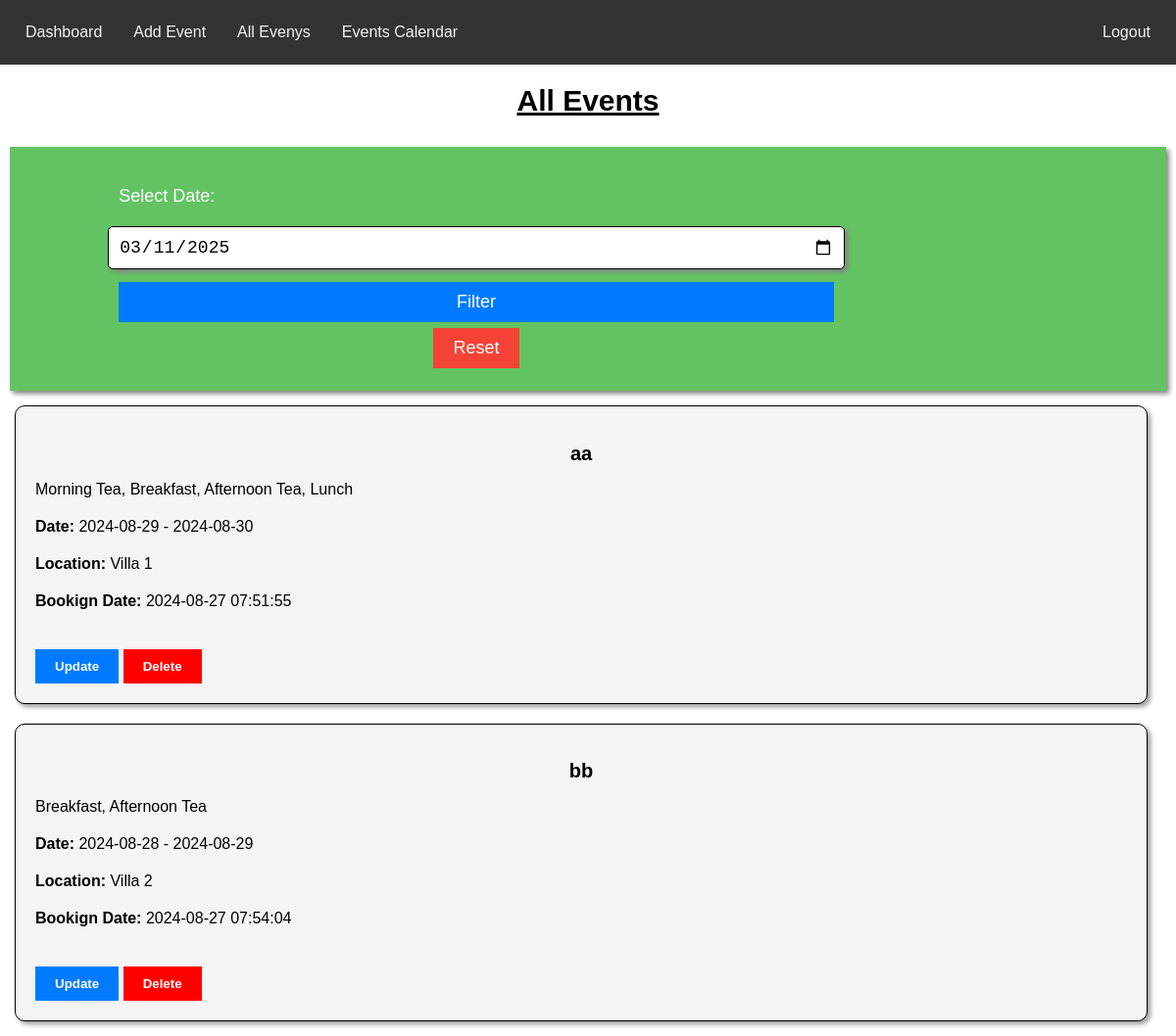
/AllEvent.php, run on the app's committed database.
### tables this page shows
CREATE TABLE `events` (
  `id` int(11) NOT NULL,
  `title` varchar(255) NOT NULL,
  `description` text DEFAULT NULL,
  `event_date` date NOT NULL,
  `end_date` date NOT NULL,
  `location` varchar(255) DEFAULT NULL,
  `created_at` timestamp NOT NULL DEFAULT current_timestamp()
);

### AllEvent.php (the view, shortened to what this page needs)
<?php
include 'header.php';
include 'topbutton.php';
?>
<!DOCTYPE html>
<html lang="en">
<head>
    <link rel="stylesheet" href="css/AllEvent.css">
</head>
<body>
    <h1>All Events</h1>
    <div class="selectdate">
        <form action="" method="post">
            <label for="selectDate">Select Date:</label>
            <input type="date" id="selectDate" name="selectDate" value="<?php echo date('Y-m-d'); ?>">
            <input type="submit" name="submit" value="Filter">
            <a href="AllEvent.php"><button>Reset</button></a>
        </form>
    </div>
    <div class="container">
        <?php
            if(isset($_REQUEST['submit'])){
                $selecttDate = $_REQUEST['selectDate'];
                $sql = "SELECT * FROM events where event_date = '$selecttDate' or end_date = '$selecttDate' ";
                $result = mysqli_query($conn, $sql);
                while ($row = mysqli_fetch_assoc($result)) {
                    echo "<div class='allEvent'>";
                    echo "<h2>" . htmlspecialchars($row['title']) . "</h2>";
                    echo "<p>" . htmlspecialchars($row['description']) . "</p>";
                    echo "<p><b>Date:</b> " . htmlspecialchars($row['event_date']) . " - " . htmlspecialchars($row['end_date']) . "</p>";
                    echo "<p><b>Location:</b> " . htmlspecialchars($row['location']) . "</p>";
                    echo "<p><b>Bookign Date:</b> " . htmlspecialchars($row['created_at']) . "</p>";
                    echo "<td><button class='ButnUp'><a href='AddEvent.php?uid=" . urlencode($row['id']) . "'>Update</a></button>
                   <button class='ButnDE'> <a href='backend/deleteEvent.php?did=" . urlencode($row['id']) . "'>Delete</a></button></td>";
                    echo "</div>";
                }
            }else{
                $sql = "SELECT * FROM events ORDER BY event_date DESC";
                $result = mysqli_query($conn, $sql);
                while ($row = mysqli_fetch_assoc($result)) {
                    echo "<div class='allEvent'>";
                    echo "<h2>" . htmlspecialchars($row['title']) . "</h2>";
                    echo "<p>" . htmlspecialchars($row['description']) . "</p>";
                    echo "<p><b>Date:</b> " . htmlspecialchars($row['event_date']) . " - " . htmlspecialchars($row['end_date']) . "</p>";
                    echo "<p><b>Location:</b> " . htmlspecialchars($row['location']) . "</p>";
                    echo "<p><b>Bookign Date:</b> " . htmlspecialchars($row['created_at']) . "</p>";
                    echo "<td><button class='ButnUp'><a href='AddEvent.php?uid=" . urlencode($row['id']) . "'>Update</a></button>
                   <button class='ButnDE'> <a href='backend/deleteEvent.php?did=" . urlencode($row['id']) . "'>Delete</a></button></td>";
                    echo "</div>";
                }
            }
        ?>
    </div>
</body>
</html>

### header.php (shortened to what this page needs)
<!DOCTYPE html>
<html lang="en">
<head>
    <link rel="stylesheet" href="css/header.css">
</head>
<body>
<div class="navi">
        <a href="dashbord.php">Dashboard</a>
        <a href="AddEvent.php">Add Event</a>
        <a href="AllEvent.php">All Evenys</a>
        <a href="#">Events Calendar</a>
        <a href="backend/logout.php" style="float:right;">Logout</a>
        <a href="profile.php" style="float:right;"><?php echo  $_SESSION["username"]; ?></a>
    </div>
</body>
</html>

### topButton.php (shortened to what this page needs)
<!DOCTYPE html>
<html lang="en">
<head>
</head>
<body>
</body>
</html>

### css/header.css (style rules this page uses)
body { margin: 0; padding: 0; font-family: Arial, sans-serif; }
.navi { background-color: #333; color: #fff; padding: 10px; text-align: center; overflow: hidden; position: sticky; top: 0; z-index: 100; margin-bottom: 20px; }
.navi a { float: left; display: block; color: #f2f2f2; text-align: center; padding: 14px 16px; text-decoration: none; }

### css/AllEvent.css (style rules this page uses)
body { margin: 0; padding: 0; font-family: Arial, sans-serif; }
.container { width: 98%; margin: 10px; margin-top: 20px; display: flex; flex-wrap: wrap; }
.allEvent { width: 29%; padding: 20px; background-color: #f4f4f4; border: 1px solid #000000; box-shadow: 3px 3px 5px #999999; border-radius: 10px; margin: 10px; text-align: left; transition: all 0.3s ease-in-out; overflow: hidden; }
.allEvent h2 { text-align: center; font-size: 24px; margin-bottom: 10px; }
.allEvent a { color: #ffffff; font-weight: bold; text-decoration: none; }
.allEvent p { margin-bottom: 20px; }
.ButnUp { margin-top: 20px; padding: 10px 20px; background-color: #007bff; color: white; border: none; cursor: pointer; transition: background-color 0.3s ease-in-out; }
.ButnDE { margin-top: 20px; padding: 10px 20px; background-color: #ff0000; color: white; border: none; cursor: pointer; transition: background-color 0.3s ease-in-out; }
h1 { text-align: center; font-size: 30px; margin-bottom: 30px; text-decoration: underline; margin-top: 20px; color: rgb(0, 0, 0); }
.selectdate { width: 95%; margin: auto; margin-top: 20px; padding: 10px 20px; background-color: #09a009a1; color: white; border: none; cursor: pointer; transition: background-color 0.3s ease; box-shadow: 3px 3px 5px gray; }
.selectdate form { display: flex; flex-direction: column; align-items: center; margin-bottom: 10px; margin-top: 20px; width: 80%; }
.selectdate form input,label { width: 80%; padding: 10px; margin-bottom: 10px; font-size: 18px; }
.selectdate form input[type="date"] { transition: background-color 0.3s ease; box-shadow: 3px 3px 5px gray; border-radius: 5px; border: 1px solid #000000; }
.selectdate input[type="submit"] { padding: 10px 20px; background-color: #007bff; color: white; margin: 3px; font-size: 18px; border: none; cursor: pointer; transition: background-color 0.3s ease-in-out; }
.selectdate button { padding: 10px 20px; background-color: #f44336; color: white; margin: 3px; font-size: 18px; border: none; cursor: pointer; transition: background-color 0.3s ease-in-out; }
@media screen and (max-width: 1200px) { .container { width: 98%; margin: 5px; } }
@media screen and (max-width: 1200px) { .allEvent { width: 95%; margin-bottom: 10px; } }
@media screen and (max-width: 1200px) { .allEvent h2 { font-size: 20px; } }
@media screen and (max-width: 1200px) { .allEvent p { font-size: 16px; } }

### data on the page
events: title "aa", description "Morning Tea, Breakfast, Afternoon Tea, Lunch", event_date "2024-08-29", end_date "2024-08-30", location "Villa 1", created_at "2024-08-27 07:51:55"
events: title "bb", description "Breakfast, Afternoon Tea", event_date "2024-08-28", end_date "2024-08-29", location "Villa 2", created_at "2024-08-27 07:54:04"
